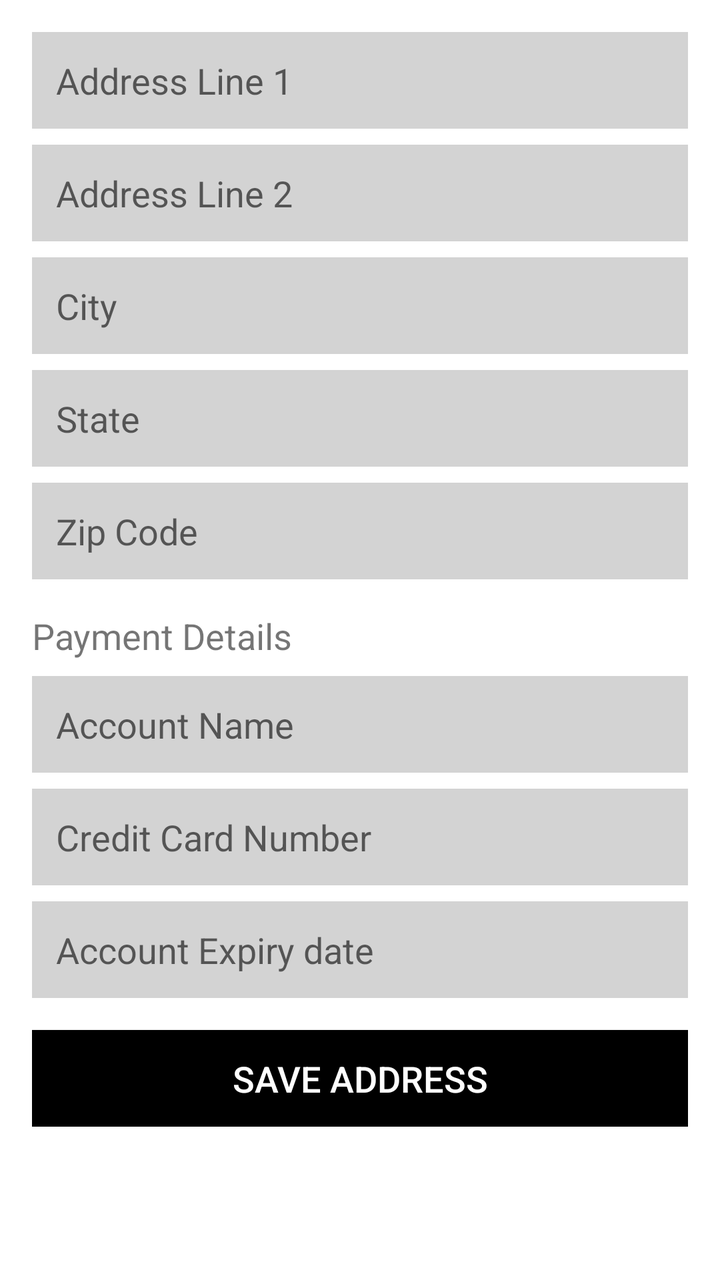
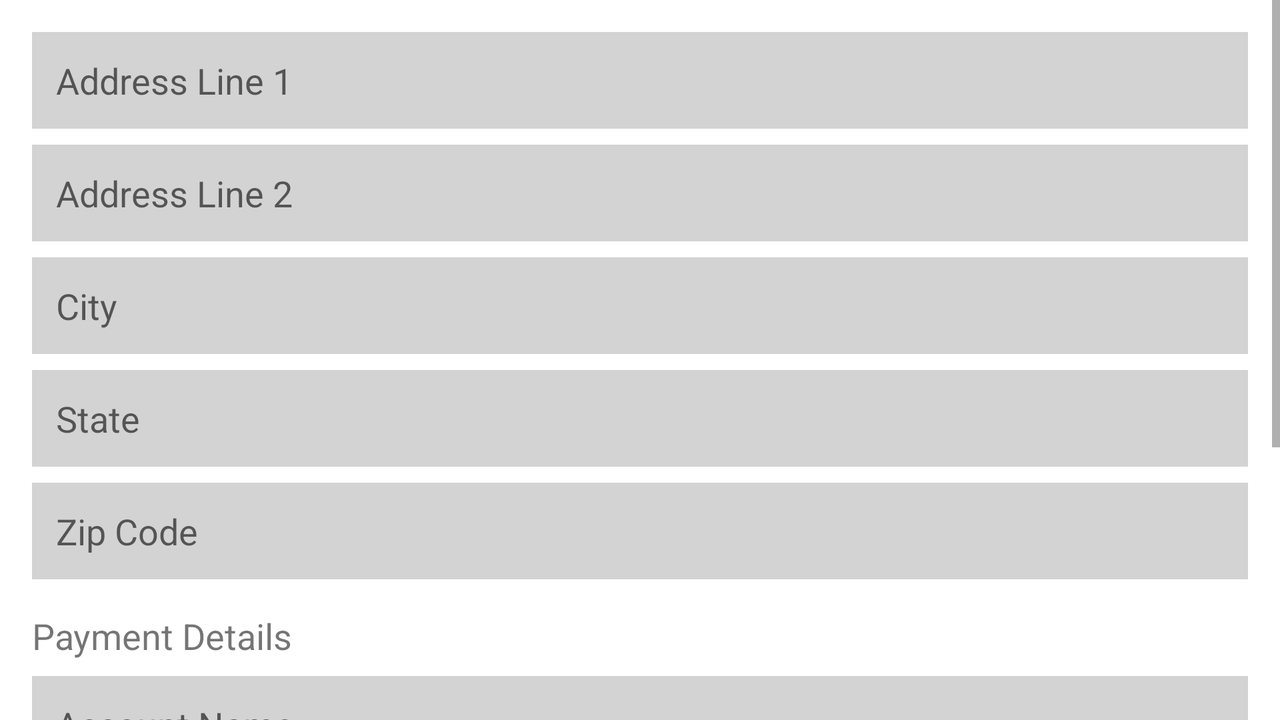

One screen, two layout resources from the same app: the default and the author's alternative for another configuration. Each is rendered where Android would select it; the XML of both is given below.
<!-- AndroidManifest.xml: application theme Theme.Lab1_kotlinApp -->
<!-- res/layout/checkout.xml -->
<LinearLayout
    xmlns:android="http://schemas.android.com/apk/res/android"
    android:layout_width="match_parent"
    android:layout_height="wrap_content"
    android:orientation="vertical">



    
    <LinearLayout
        android:id="@+id/shippingAddressFormLayout"
        android:layout_width="match_parent"
        android:layout_height="wrap_content"
        android:orientation="vertical"
        android:visibility="visible"
        android:padding="16dp">

        <EditText
            android:id="@+id/addressLine1EditText"
            android:layout_width="match_parent"
            android:layout_height="wrap_content"
            android:hint="Address Line 1"
            android:textSize="18sp"
            android:background="#D3D3D3"
            android:padding="12dp"
            android:layout_marginBottom="8dp" />

        <EditText
            android:id="@+id/addressLine2EditText"
            android:layout_width="match_parent"
            android:layout_height="wrap_content"
            android:hint="Address Line 2"
            android:textSize="18sp"
            android:background="#D3D3D3"
            android:padding="12dp"
            android:layout_marginBottom="8dp" />

        <EditText
            android:id="@+id/cityEditText"
            android:layout_width="match_parent"
            android:layout_height="wrap_content"
            android:hint="City"
            android:textSize="18sp"
            android:background="#D3D3D3"
            android:padding="12dp"
            android:layout_marginBottom="8dp" />

        <EditText
            android:id="@+id/stateEditText"
            android:layout_width="match_parent"
            android:layout_height="wrap_content"
            android:hint="State"
            android:textSize="18sp"
            android:background="#D3D3D3"
            android:padding="12dp"
            android:layout_marginBottom="8dp" />

        <EditText
            android:id="@+id/zipCodeEditText"
            android:layout_width="match_parent"
            android:layout_height="wrap_content"
            android:hint="Zip Code"
            android:textSize="18sp"
            android:background="#D3D3D3"
            android:padding="12dp"
            android:layout_marginBottom="16dp" />


        <TextView
            android:id="@+id/city"
            android:layout_width="match_parent"
            android:layout_height="wrap_content"
            android:text="Payment Details"
            android:textSize="18sp" />


        <EditText
            android:id="@+id/Cardname"
            android:layout_width="match_parent"
            android:layout_height="wrap_content"
            android:hint="Account Name"
            android:textSize="18sp"
            android:background="#D3D3D3"
            android:padding="12dp"
            android:layout_marginTop="8dp"
            android:layout_marginBottom="8dp" />

        <EditText
            android:id="@+id/AccountNumber"
            android:layout_width="match_parent"
            android:layout_height="wrap_content"
            android:hint="Credit Card Number"
            android:textSize="18sp"
            android:background="#D3D3D3"
            android:padding="12dp"
            android:layout_marginBottom="8dp" />

        <EditText
            android:id="@+id/AccountExpdate"
            android:layout_width="match_parent"
            android:layout_height="wrap_content"
            android:hint="Account Expiry date"
            android:textSize="18sp"
            android:background="#D3D3D3"
            android:padding="12dp"
            android:layout_marginBottom="16dp" />



        <Button
            android:id="@+id/saveAddressButton"
            android:layout_width="match_parent"
            android:layout_height="wrap_content"
            android:text="Save Address"
            android:textSize="18sp"
            android:background="#000"
            android:textColor="#FFF"
            android:padding="12dp" />

    </LinearLayout>

</LinearLayout>
<!-- resources referenced by this layout -->
<resources>
  <style name="Theme.Lab1_kotlinApp" parent="Theme.MaterialComponents.DayNight.DarkActionBar">
          
          <item name="colorPrimary">@color/purple_500</item>
          <item name="colorPrimaryVariant">@color/purple_700</item>
          <item name="colorOnPrimary">@color/white</item>
          
          <item name="colorSecondary">@color/teal_200</item>
          <item name="colorSecondaryVariant">@color/teal_700</item>
          <item name="colorOnSecondary">@color/black</item>
          
          <item name="android:statusBarColor" tools:targetApi="l">?attr/colorPrimaryVariant</item>
          
      </style>
</resources>
<!-- res/layout-land/checkout.xml (the author's variant of the layout above) -->
<!-- drawn on the phone turned sideways -->
<ScrollView
        xmlns:android="http://schemas.android.com/apk/res/android"
        android:layout_width="match_parent"
        android:layout_height="wrap_content"
        android:orientation="vertical">


        <LinearLayout
            android:id="@+id/shippingAddressFormLayout"
            android:layout_width="match_parent"
            android:layout_height="wrap_content"
            android:orientation="vertical"
            android:padding="16dp"
            android:visibility="visible">
            
            <EditText
                android:id="@+id/addressLine1EditText"
                android:layout_width="match_parent"
                android:layout_height="wrap_content"
                android:layout_marginBottom="8dp"
                android:background="#D3D3D3"
                android:hint="Address Line 1"
                android:padding="12dp"
                android:textSize="18sp" />

            <EditText
                android:id="@+id/addressLine2EditText"
                android:layout_width="match_parent"
                android:layout_height="wrap_content"
                android:layout_marginBottom="8dp"
                android:background="#D3D3D3"
                android:hint="Address Line 2"
                android:padding="12dp"
                android:textSize="18sp" />

            <EditText
                android:id="@+id/cityEditText"
                android:layout_width="match_parent"
                android:layout_height="wrap_content"
                android:layout_marginBottom="8dp"
                android:background="#D3D3D3"
                android:hint="City"
                android:padding="12dp"
                android:textSize="18sp" />

            <EditText
                android:id="@+id/stateEditText"
                android:layout_width="match_parent"
                android:layout_height="wrap_content"
                android:layout_marginBottom="8dp"
                android:background="#D3D3D3"
                android:hint="State"
                android:padding="12dp"
                android:textSize="18sp" />

            <EditText
                android:id="@+id/zipCodeEditText"
                android:layout_width="match_parent"
                android:layout_height="wrap_content"
                android:layout_marginBottom="16dp"
                android:background="#D3D3D3"
                android:hint="Zip Code"
                android:padding="12dp"
                android:textSize="18sp" />


            <TextView
                android:id="@+id/city"
                android:layout_width="match_parent"
                android:layout_height="wrap_content"
                android:text="Payment Details"
                android:textSize="18sp" />


            <EditText
                android:id="@+id/Cardname"
                android:layout_width="match_parent"
                android:layout_height="wrap_content"
                android:layout_marginTop="8dp"
                android:layout_marginBottom="8dp"
                android:background="#D3D3D3"
                android:hint="Account Name"
                android:padding="12dp"
                android:textSize="18sp" />

            <EditText
                android:id="@+id/AccountNumber"
                android:layout_width="match_parent"
                android:layout_height="wrap_content"
                android:layout_marginBottom="8dp"
                android:background="#D3D3D3"
                android:hint="Credit Card Number"
                android:padding="12dp"
                android:textSize="18sp" />

            <EditText
                android:id="@+id/AccountExpdate"
                android:layout_width="match_parent"
                android:layout_height="wrap_content"
                android:layout_marginBottom="16dp"
                android:background="#D3D3D3"
                android:hint="Account Expiry date"
                android:padding="12dp"
                android:textSize="18sp" />


            <Button
                android:id="@+id/saveAddressButton"
                android:layout_width="match_parent"
                android:layout_height="wrap_content"
                android:background="#000"
                android:padding="12dp"
                android:text="Save Address"
                android:textColor="#FFF"
                android:textSize="18sp" />

        </LinearLayout>
</ScrollView>
